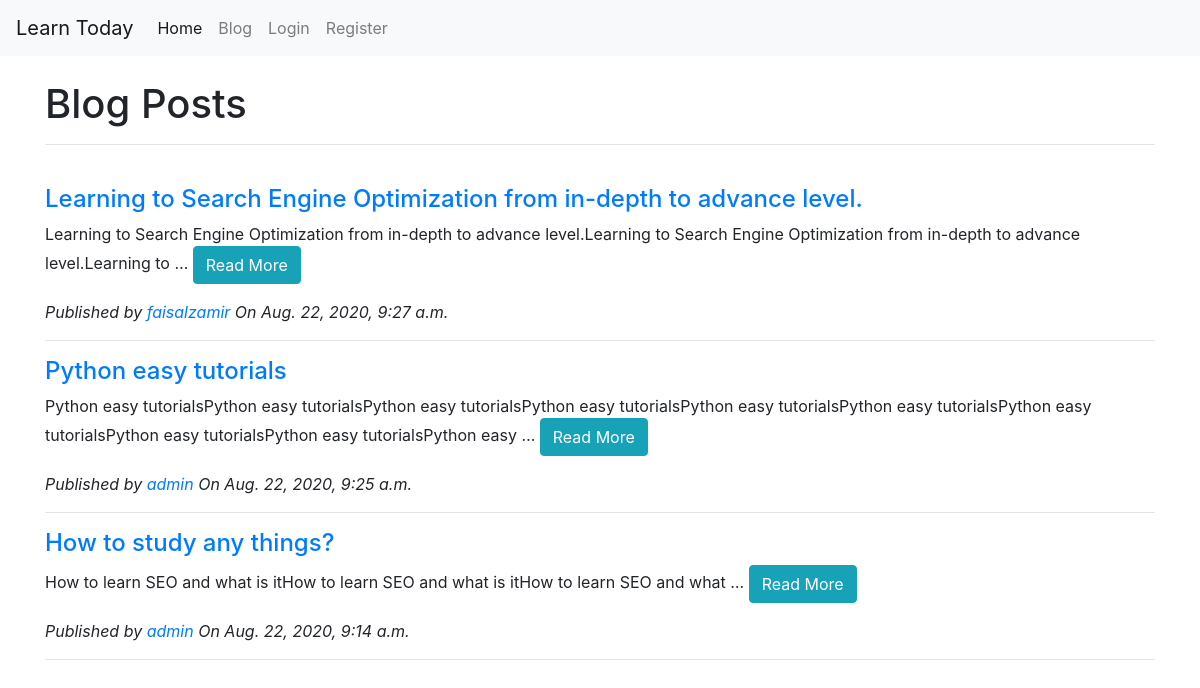
Screenshot of /blog/ with the database file from the repository.
### blog/models.py (models this page shows, shortened)
class Post(models.Model):
    title = models.CharField(max_length=100)
    content = models.TextField()
    date_posted = models.DateTimeField(auto_now_add=True)
    author = models.ForeignKey(User, on_delete=models.CASCADE)

### users/models.py (models this page shows)
class User(AbstractUser):
    bio = models.TextField(max_length=500, blank=True)
    location = models.CharField(max_length=30, blank=True)
    birth_date = models.DateField(null=True, blank=True)

### blog/views.py (the view)
# urls.py: path('', views.BlogHome, name='blog-home'),
def BlogHome(request):
    posts = Post.objects.all().order_by('-id')
    context  = {'posts':posts}
    return render(request, 'blog/blog_home.html',context)

### blog/templates/blog/blog_home.html (shortened to what this page needs)
{% extends 'videos/base.html' %}
{% block content %}
 <div class="container">
    <br>
    <h1>Blog Posts
    </h1>
    <hr>
<br>
    {% for post in posts %}
        <h4> <a href="{% url 'post-details' post.id %}" target="_blank">{{post.title}} </a></h2>
            <p>{{post.content|truncatewords:20 }} <span><a href="{% url 'post-details' post.id %}" role="button" target="_blank" class="btn btn-info">Read More</a></span></p>
          <p class="font-italic">
             Published by <a href="#">{{post.author}}</a> On
            {{post.date_posted}}
          </p>
<hr>
    {% endfor %}
</div>
{% endblock content %}

### rows the page displays
Post: title "Learning to Search Engine Optimization from in-depth to advance level.", content "Learning to Search Engine Optimization from in-depth to advance level.Learning to Search Engine Optimization from in-depth to advance level.Learning to …", author "faisalzamir", date_posted "Aug. 22, 2020, 9:27 a.m."
Post: title "Python easy tutorials", content "Python easy tutorialsPython easy tutorialsPython easy tutorialsPython easy tutorialsPython easy tutorialsPython easy tutorialsPython easy tutorialsPython easy tutorialsPython easy tutorialsPython easy …", author "admin", date_posted "Aug. 22, 2020, 9:25 a.m."
Post: title "How to study any things?", content "How to learn SEO and what is itHow to learn SEO and what is itHow to learn SEO and what …", author "admin", date_posted "Aug. 22, 2020, 9:14 a.m."
